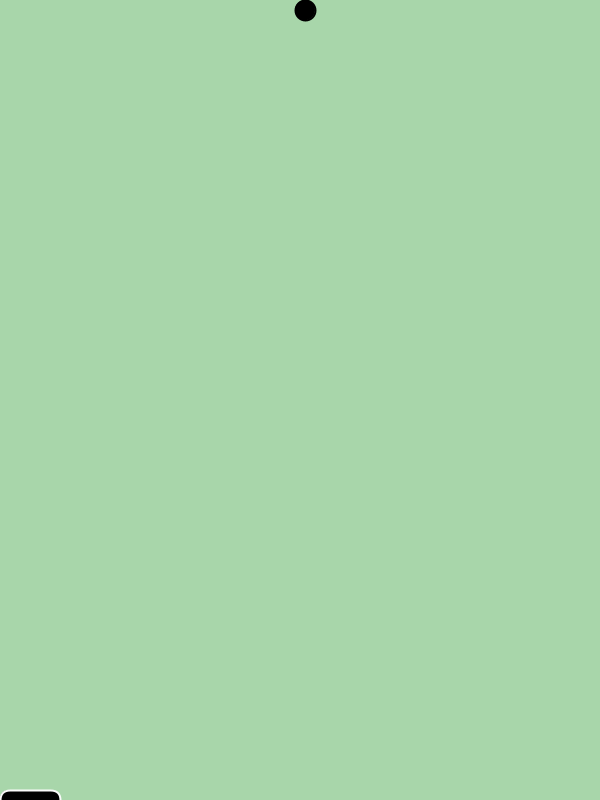
Frame 1 (no input)
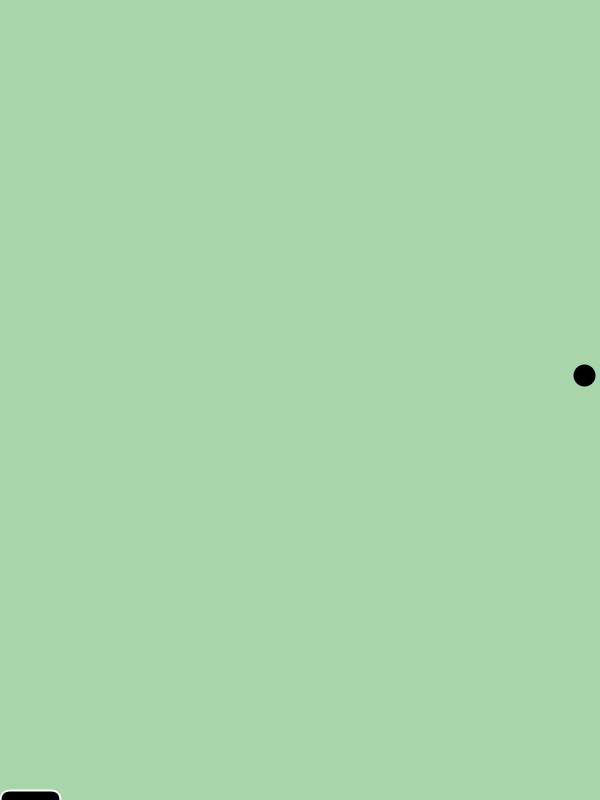
Frame 60 (the mouse pressed at the canvas centre just before this capture)
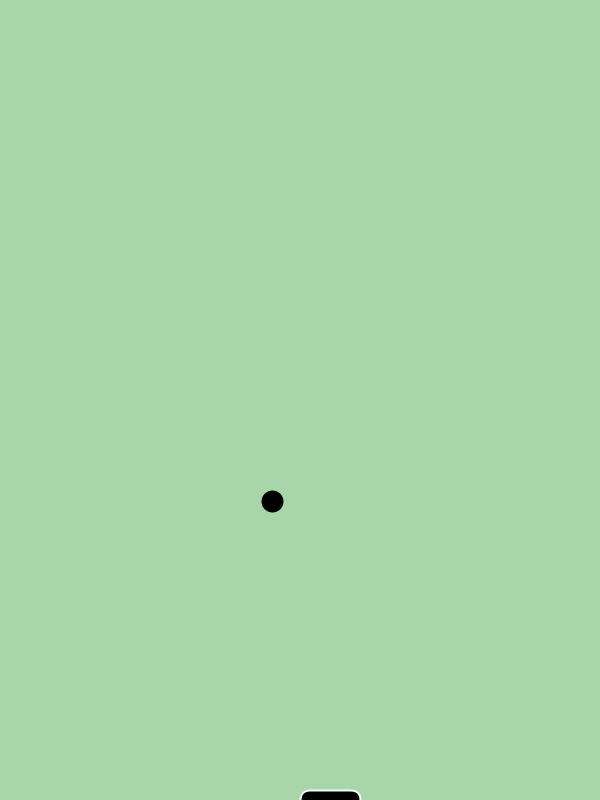
Frame 120 (the mouse held since frame 60 and released just before this capture)

The Processing sketch that drew these frames (run headless with seeded random() and noise(); from frame 60 on, the mouse is pressed at the canvas centre):

// Processing sketch: processing_122092
// ── processing_122092.pde

float x,y;
float x_velocity, y_velocity;
float gravity;
float radius;
void setup()
{ 
  size(600,800);
  x = width/2;
  y = 10;
  x_velocity = 5;
  y_velocity = 0;
  gravity = .2;
  radius = 10;
  }

void draw()
{
  background(168,214,170);
  strokeWeight(2);
  stroke(250);
  fill(0);
  rect(mouseX,height-10,60,height-10,10);
  y_velocity += gravity;
  x += x_velocity;
  y += y_velocity;
   if ( y>height-radius)
{
  if( (x>mouseX) && (x<mouseX+60))
  { 
    y_velocity *= -1.1;
    y = height-radius;

  }
 else
  {
  y_velocity *= -0.7;
  y = height-radius;
}

x_velocity *= 0.985;
}
if (x<radius)
{
  x= radius;
  x_velocity *= -1.05;
}
if (x>(width-radius))
{
  x=width-radius;
  x_velocity *= -1.05;
}
  ball(x,y);
  }

void ball(float x, float y)
{
  pushMatrix();
  translate(x,y);
  stroke(0);
  fill(0);
  ellipseMode(RADIUS);
  ellipse(0,0,radius,radius);
  popMatrix();
}
